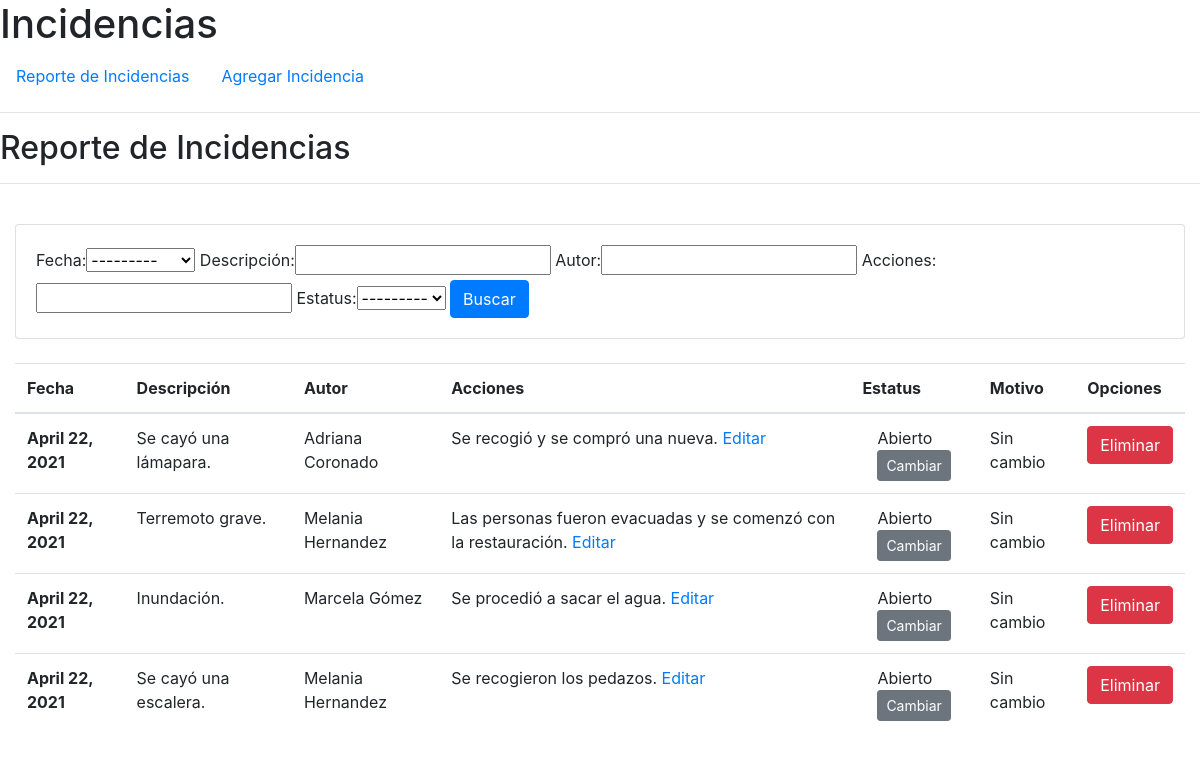
The app's page /, older data.
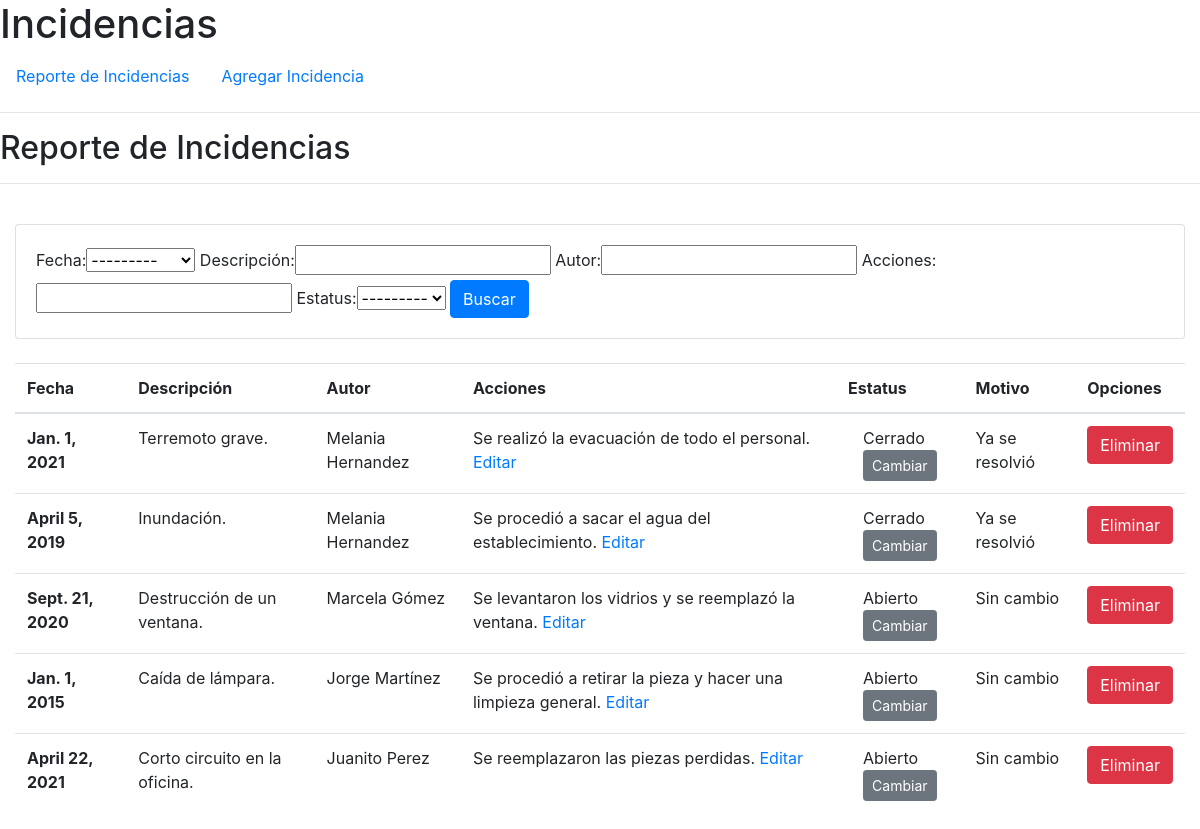
The same page, newer data.
### registro/models.py (models this page shows)
class Incidencia(models.Model):
    fecha = models.DateField()
    descripcion = models.TextField(max_length=100)
    autor = models.CharField(max_length=50)
    acciones = models.TextField(max_length=200)
    estatus = models.CharField(max_length=20)
    cambioEstatus = models.CharField(max_length=30, null=True, default="Sin cambio")

### registro/views.py (the view)
# urls.py: path("", views.index, name="index"),
def index(request):
    incidencias = Incidencia.objects.all()
    filtro = IncidenciaFilter(request.GET, queryset=incidencias)
    incidencias = filtro.qs
    return render(request, "registro/index.html", {
        "incidencias": incidencias,
        "filtro": filtro
    })

### registro/templates/registro/index.html (shortened to what this page needs)
{% extends "registro/layout.html" %}
{% block body %}
<h2>Reporte de Incidencias</h2>
<hr>
<div class="container-fluid">
<br>
<div class="card card-body">
    <div class="row">
        <form method="get">
            <div class="col">
                {{filtro.form}}
                <button class="btn btn-primary" type="submit">Buscar</button>
            </div>
        </form>
    </div>
</div>
<br>
<div class="table-responsive">
    <table class="table table-hover">
        <thead>
            <tr>
                <th scope="col">Fecha</th>
                <th scope="col">Descripción</th>
                <th scope="col">Autor</th>
                <th scope="col">Acciones</th>
                <th scope="col">Estatus</th>
                <th scope="col">Motivo</th>
                <th scope="col">Opciones</th>
            </tr>
        </thead>
        <tbody>
            {% for incidencia in incidencias %}
            <tr>
                <th scope="row">{{incidencia.fecha}}</th>
                <td>{{incidencia.descripcion}}</td>
                <td>{{incidencia.autor}}</td>
                <td>
                    {{incidencia.acciones}}
                    <a href="/editarAcciones/{{incidencia.id}}">Editar</a>
                </td>
                <td>
                        <div class="col">
                            {{incidencia.estatus}}
                        </div>
                        <div class="col">
                            <a class="btn btn-secondary btn-sm" href="/cambiarEstatus/{{incidencia.id}}">Cambiar</a>
                        </div>
                </td>
                <td>{{incidencia.cambioEstatus}}</td>
                <td>
                    <a class="btn btn-danger" href="/eliminar/{{incidencia.id}}">Eliminar</a>
                </td>
            </tr>
            {% endfor %}
        </tbody>
    </table>
</div>
{% endblock %}

### registro/templates/registro/layout.html (shortened to what this page needs)
{% load static %}
<!DOCTYPE html>
<html lang="en">
    <head>
        <link rel="stylesheet" href="https://stackpath.bootstrapcdn.com/bootstrap/4.4.1/css/bootstrap.min.css">
        <link href="{% static 'auctions/styles.css' %}" rel="stylesheet" type="text/css">
    </head>
    <body>
        <h1>Incidencias</h1>
        <ul class="nav">
            <li class="nav-item">
                <a class="nav-link" href="{% url 'index' %}">Reporte de Incidencias</a>
            </li>
            <li class="nav-item">
                <a class="nav-link" href="{% url 'nuevaIncidencia' %}">Agregar Incidencia</a>
            </li>
        </ul>
        <hr>
        {% block body %}
        {% endblock %}
    </body>
</html>

Row changes from the older to the newer data that the page shows:
removed Incidencia: fecha "April 22, 2021", descripcion "Se cayó una lámapara.", autor "Adriana Coronado", acciones "Se recogió y se compró una nueva.", estatus "Abierto", cambioEstatus "Sin cambio"
removed Incidencia: fecha "April 22, 2021", descripcion "Terremoto grave.", autor "Melania Hernandez", acciones "Las personas fueron evacuadas y se comenzó con la restauración.", estatus "Abierto", cambioEstatus "Sin cambio"
removed Incidencia: fecha "April 22, 2021", descripcion "Inundación.", autor "Marcela Gómez", acciones "Se procedió a sacar el agua.", estatus "Abierto", cambioEstatus "Sin cambio"
removed Incidencia: fecha "April 22, 2021", descripcion "Se cayó una escalera.", autor "Melania Hernandez", acciones "Se recogieron los pedazos.", estatus "Abierto", cambioEstatus "Sin cambio"
added Incidencia: fecha "Jan. 1, 2021", descripcion "Terremoto grave.", autor "Melania Hernandez", acciones "Se realizó la evacuación de todo el personal.", estatus "Cerrado", cambioEstatus "Ya se resolvió"
added Incidencia: fecha "April 5, 2019", descripcion "Inundación.", autor "Melania Hernandez", acciones "Se procedió a sacar el agua del establecimiento.", estatus "Cerrado", cambioEstatus "Ya se resolvió"
added Incidencia: fecha "Sept. 21, 2020", descripcion "Destrucción de un ventana.", autor "Marcela Gómez", acciones "Se levantaron los vidrios y se reemplazó la ventana.", estatus "Abierto", cambioEstatus "Sin cambio"
added Incidencia: fecha "Jan. 1, 2015", descripcion "Caída de lámpara.", autor "Jorge Martínez", acciones "Se procedió a retirar la pieza y hacer una limpieza general.", estatus "Abierto", cambioEstatus "Sin cambio"
added Incidencia: fecha "April 22, 2021", descripcion "Corto circuito en la oficina.", autor "Juanito Perez", acciones "Se reemplazaron las piezas perdidas.", estatus "Abierto", cambioEstatus "Sin cambio"
